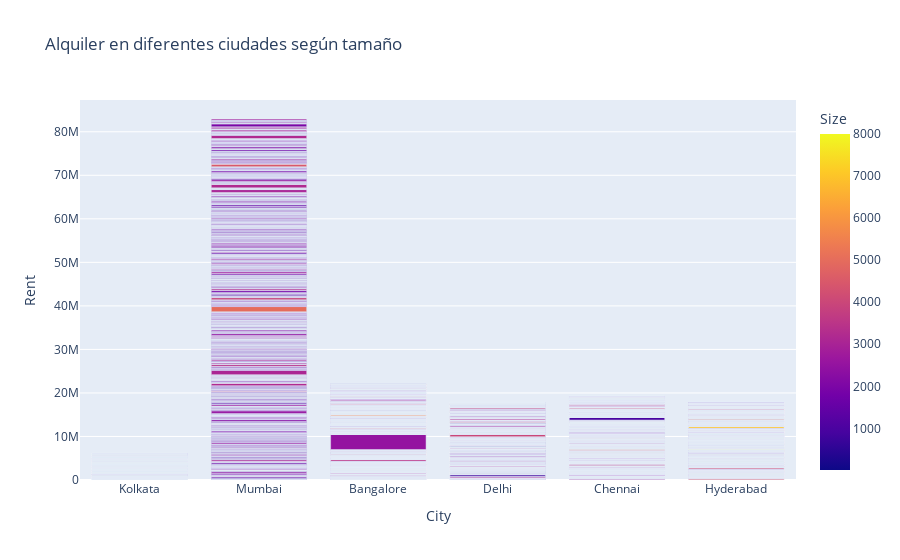

The notebook cell saved with this chart:
### Markdown cell above
Finalmente, veamos también el alquiler de las casas en diferentes ciudades según el tamaño del mobiliario de la casa:

### Code cell
figure=px.bar(data, x=data['City'],
             y=data['Rent'],
             color=data['Size'],
             title='Alquiler en diferentes ciudades según tamaño')
figure.show()

### Figure 1 — Plotly figure (JSON) as saved in the notebook; plotly's stock layout.template omitted (floating-point values rounded to 4 significant figures; data arrays with more than 128 entries replaced by an {"elided": "..."} marker saying what was removed)
{"data": [{"alignmentgroup": "True", "hovertemplate": "City=%{x}<br>Rent=%{y}<br>Size=%{marker.color}<extra></extra>", "legendgroup": "", "marker": {"color": {"elided": "4746 int values"}, "coloraxis": "coloraxis", "pattern": {"shape": ""}}, "name": "", "offsetgroup": "", "orientation": "v", "showlegend": false, "textposition": "auto", "type": "bar", "x": {"elided": "4746 str values"}, "xaxis": "x", "y": {"elided": "4746 int values"}, "yaxis": "y"}], "layout": {"barmode": "relative", "coloraxis": {"colorbar": {"title": {"text": "Size"}}, "colorscale": [[0, "#0d0887"], [0.1111, "#46039f"], [0.2222, "#7201a8"], [0.3333, "#9c179e"], [0.4444, "#bd3786"], [0.5556, "#d8576b"], [0.6667, "#ed7953"], [0.7778, "#fb9f3a"], [0.8889, "#fdca26"], [1, "#f0f921"]]}, "legend": {"tracegroupgap": 0}, "title": {"text": "Alquiler en diferentes ciudades según tamaño"}, "xaxis": {"anchor": "y", "domain": [0, 1], "title": {"text": "City"}}, "yaxis": {"anchor": "x", "domain": [0, 1], "title": {"text": "Rent"}}}}
